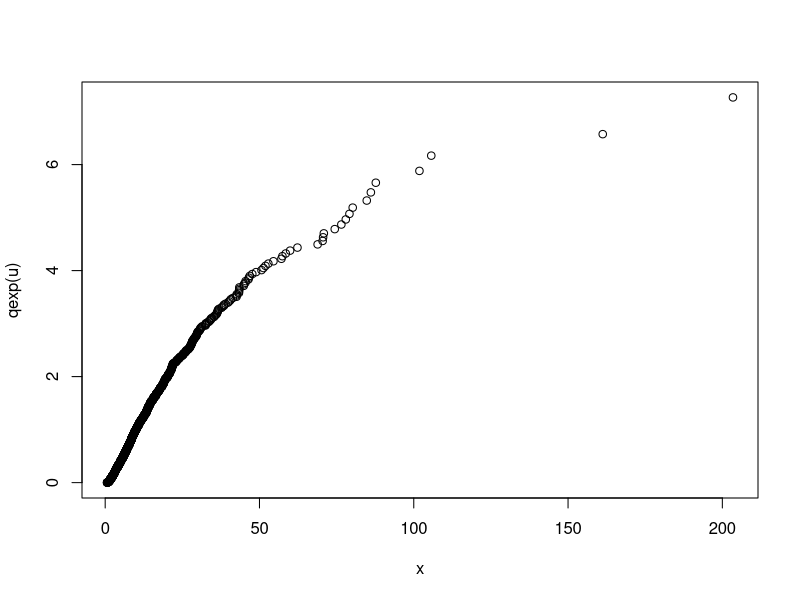

Write the R code that produced this figure.
# Lyon A2018
#
# Qqplot

set.seed(2018)

nsim<-1432

#x<-sort(rexp(nsim,1/10))
x<-sort(rlnorm(nsim,2,0.9))
u<-(1:nsim)/(nsim+1)
  
plot(x,qexp(u))

#plot(x,qlnorm(u,0,1))
